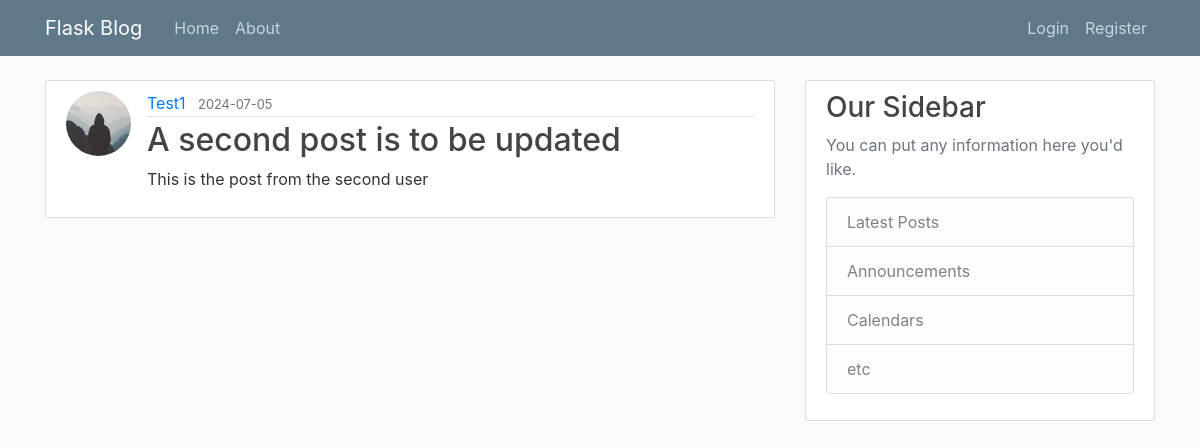
The page /post/2 on the database as committed earlier.
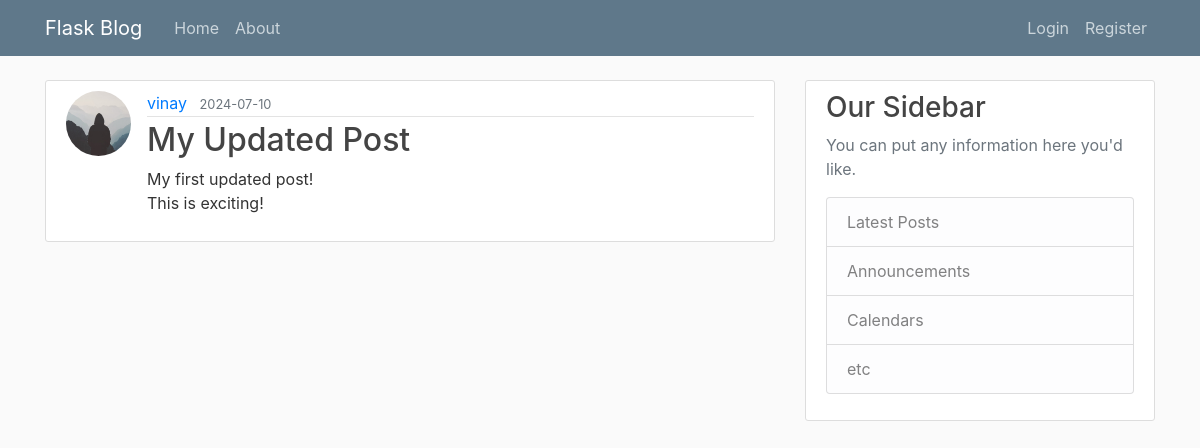
The same page on the database as committed later.
### app/model.py (models this page shows, shortened)
class User(db.Model, UserMixin):
    id = db.Column(db.Integer, primary_key=True)
    username = db.Column(db.String(20), unique=True, nullable=False)
    email = db.Column(db.String(120), unique=True, nullable=False)
    image_file = db.Column(db.String(20), nullable=False, default='default.jpg')
    password = db.Column(db.String(60), nullable=False)
    posts = db.relationship('Post', backref='author', lazy=True)

class Post(db.Model):
    id = db.Column(db.Integer, primary_key=True)
    title = db.Column(db.String(100), nullable=False)
    date_posted = db.Column(db.DateTime, nullable=False, default=datetime.utcnow)
    content = db.Column(db.Text, nullable=False)
    user_id = db.Column(db.Integer, db.ForeignKey('user.id'), nullable=False)

### app/routes.py (the view)
@app.route("/post/<int:post_id>")
def post(post_id):
    post = Post.query.get_or_404(post_id)
    return render_template('post.html', title=post.title, post=post)

### app/templates/post.html (shortened to what this page needs)
{% extends "layout.html" %}
{% block content %}
  <article class="media content-section">
    <img class="rounded-circle article-img" src="{{ url_for('static', filename='profile_pics/' + post.author.image_file) }}">
    <div class="media-body">
      <div class="article-metadata">
        <a class="mr-2" href="{{ url_for('user_posts', username=post.author.username) }}">{{ post.author.username }}</a>
        <small class="text-muted">{{ post.date_posted.strftime('%Y-%m-%d') }}</small>
      </div>
      <h2 class="article-title">{{ post.title }}</h2>
      <p class="article-content">{{ post.content }}</p>
    </div>
  </article>
{% endblock content %}

Rows that differ between the two databases and show on the page:
no longer on this page (row unchanged): User: image_file (placeholder picture), author.username "Test1"
added User: image_file (placeholder picture), author.username "vinay"
changed Post: date_posted "2024-07-05" → "2024-07-10"; title "A second post is to be updated" → "My Updated Post"; content "This is the post from the second user" → "My first updated post! This is exciting!"
